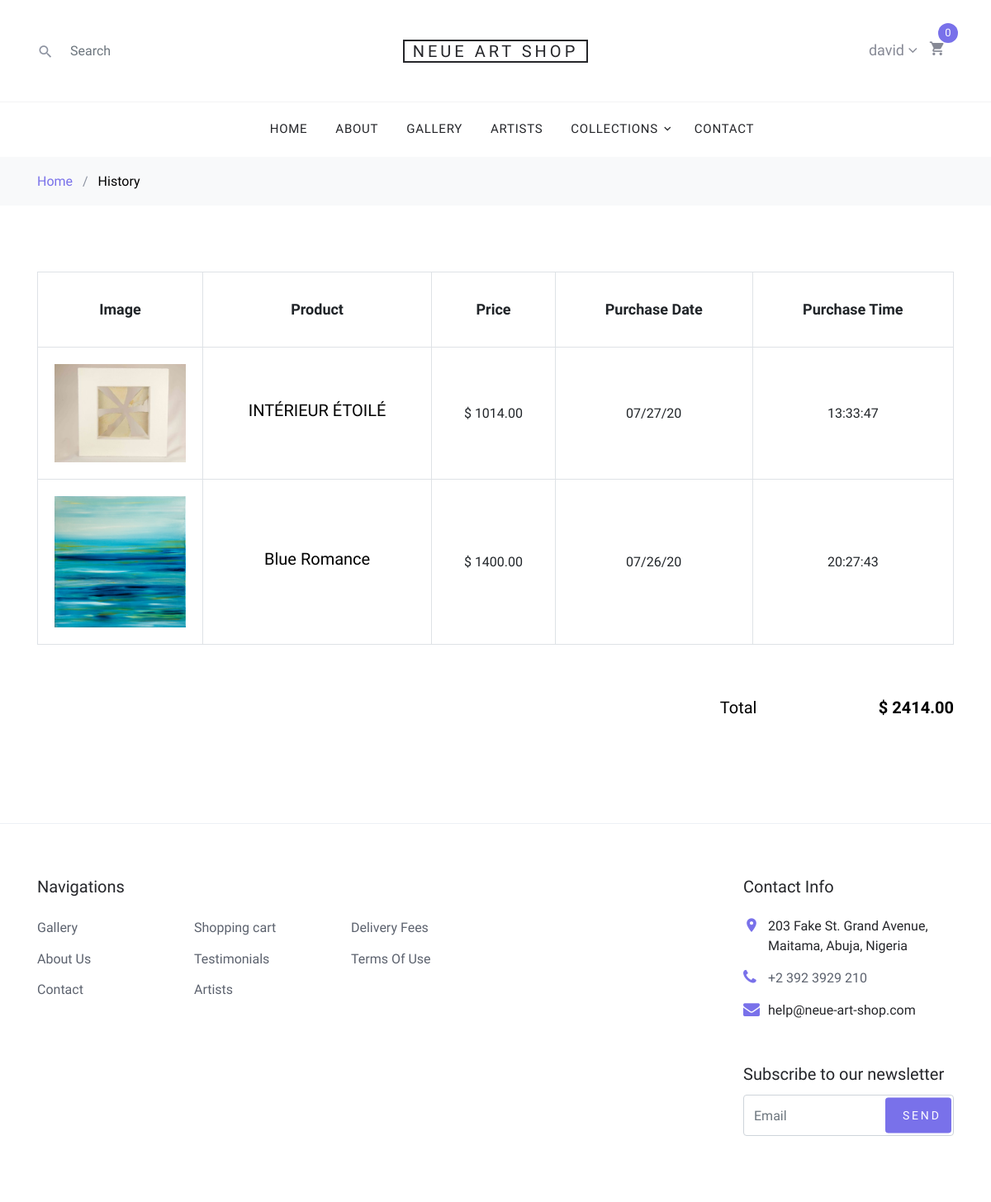
The page /orders/history/ (signed in) on the database its author committed.
### users/models.py (models this page shows)
class CustomUser(AbstractUser):
    state = models.CharField(max_length=50)
    country = models.CharField(default='Nigeria', max_length=100)
    is_an_artist = models.BooleanField(default=False)
    avatar = models.ImageField(upload_to='avatar/%Y/%m/%d',
                               blank=True)

### shop/models.py (models this page shows, shortened)
class Product(models.Model):
    name = models.CharField(max_length=200, db_index=True)
    slug = models.SlugField(max_length=200, db_index=True)
    description = models.TextField(blank=False)
    category = models.ForeignKey(Category,
                                 related_name='products',
                                 on_delete=models.CASCADE)
    image = models.ImageField(upload_to='products/%Y/%m/%d',
                              blank=True)
    price = models.DecimalField(max_digits=10, decimal_places=2)
    available = models.BooleanField(default=True)
    created = models.DateTimeField(auto_now_add=True)
    updated = models.DateTimeField(auto_now=True)
    owner = models.ForeignKey(settings.AUTH_USER_MODEL, on_delete=models.CASCADE)
    average_rating = models.IntegerField(default=0, validators=[MinValueValidator(0),
                                                                MaxValueValidator(5)])
    class Meta:
        ordering = ('name',)
        index_together = (('id', 'slug'),)

### orders/models.py (models this page shows, shortened)
class OrderItem(models.Model):
    order = models.ForeignKey(Order,
                              related_name='items',
                              on_delete=models.CASCADE)
    product = models.ForeignKey(Product,
                                related_name='order_items',
                                on_delete=models.CASCADE)
    price = models.DecimalField(max_digits=10, decimal_places=2)
    quantity = models.PositiveIntegerField(default=1)
    def get_cost(self):
        return self.price * self.quantity

### orders/views.py (the view)
# urls.py: path('history/', views.order_history, name='order_history'),
def order_history(request):
    if request.user.is_authenticated:
        username = request.user.username
        saved_orders = Order.objects.filter(owner=request.user)
        items = []
        total = 0
        for order in saved_orders:
            update_date = order.updated.date().strftime('%D')
            update_time = order.updated.time().strftime('%T')
            for item in OrderItem.objects.filter(order=order):
                total += item.get_cost()
                items.append({'name': item.product.name,
                              'price': item.price,
                              'quantity': item.quantity,
                              'total_price': item.get_cost(),
                              'image': item.product.image.url,
                              'update_time': update_time,
                              'update_date': update_date,
                              'username': username})
        return render(request,
                      'orders/order/order_history.html',
                      {'items': items,
                       'total_amount': total})
    else:
        return HttpResponse({}, status=401)

### templates/orders/order/order_history.html (shortened to what this page needs)
{% extends "shop/base.html" %}
{% load static %}
{% block navbar %}
    <li><a href="{% url 'shop:home_page' %}">Home</a></li>
    <li><a href="{% url 'shop:home_page' %}#about">About</a></li>
    <li><a href="{% url 'shop:product_list' %}">Gallery</a></li>
    <li><a href="{% url 'shop:artist_list_page' %}">Artists</a></li>
    <li class="has-children">
        <a href="#">Collections</a>
    </li>
    <li><a href="/contact/">Contact</a></li>
{% endblock %}
{% block content %}
    <div class="site-wrap">
        <div class="bg-light py-3">
            <div class="container">
                <div class="row">
                    <div class="col-md-12 mb-0">
                        <a href="/">Home</a>
                        <span class="mx-2 mb-0">/</span>
                        <strong class="text-black">History</strong>
                    </div>
                </div>
            </div>
        </div>
        <div class="site-section">
            <div class="container">
                <div class="row mb-5">
                    <div class="col-md-12">
                        <div class="site-blocks-table">
                            <table class="table table-bordered">
                                <thead>
                                <tr>
                                    <th class="product-thumbnail">Image</th>
                                    <th class="product-name">Product</th>
                                    <th class="product-price">Price</th>
                                    <th class="product-purchase-date">Purchase Date</th>
                                    <th class="product-purchase-time">Purchase Time</th>
                                </tr>
                                </thead>
                                <tbody>
                                {% for item in items %}
                                    <tr>
                                        <td class="product-thumbnail">
                                            <img src="{% if item.image %}{{ item.image }}
                                                    {% else %}{% static "img/no_image.png" %}{% endif %}"
                                                 alt="Image" class="img-fluid">
                                        </td>
                                        <td class="product-name">
                                            <h2 class="h5 text-black">{{ item.name }}</h2>
                                        </td>
                                        <td>$ {{ item.price }}</td>
                                        <td>{{ item.update_date }}</td>
                                        <td>{{ item.update_time }}</td>
                                    </tr>
                                {% endfor %}
                                </tbody>
                            </table>
                        </div>
                    </div>
                </div>
                <div class="row">
                    <div class="col-md-6">
                    </div>
                    <div class="col-md-6 pl-5">
                        <div class="row justify-content-end">
                            <div class="col-md-7">
                                <div class="row mb-5 h5">
                                    <div class="col-md-6">
                                        <span class="text-black">Total</span>
                                    </div>
                                    <div class="col-md-6 text-right">
                                        <strong class="text-black">
                                            $ {{ total_amount }}
                                        </strong>
                                    </div>
                                </div>
                            </div>
                        </div>
                    </div>
                </div>
            </div>
        </div>
    </div>
{% endblock %}

### templates/shop/base.html (shortened to what this page needs)
{% load static %}
<!DOCTYPE html>
<html lang="en">
<head>
    <link rel="stylesheet" href="{% static 'resources/fonts/icomoon/style.css' %}" type="text/css">
    <link rel="stylesheet" href="{% static 'css/font-awesome.min.css' %}" type="text/css">
    <link rel="stylesheet" href="{% static 'resources/css/bootstrap.min.css' %}" type="text/css">
    <link rel="stylesheet" href="{% static 'resources/css/magnific-popup.css' %}" type="text/css">
    <link rel="stylesheet" href="{% static 'resources/css/jquery-ui.css' %}" type="text/css">
    <link rel="stylesheet" href="{% static 'resources/css/owl.carousel.min.css' %}" type="text/css">
    <link rel="stylesheet" href="{% static 'resources/css/owl.theme.default.min.css' %}" type="text/css">
    <link rel="stylesheet" href="{% static 'resources/css/aos.css' %}" type="text/css">
    <link rel="stylesheet" href="{% static 'resources/css/style.css' %}" type="text/css">
</head>
<body>
<div class="site-wrap">
    <header class="site-navbar" role="banner">
        <div class="site-navbar-top">
            <div class="container">
                <div class="row align-items-center">
                    <div class="col-6 col-md-4 order-2 order-md-1 site-search-icon text-left">
                        <form action="{% url 'shop:search_page' %}" method="get" class="site-block-top-search">
                            <span class="icon icon-search2"></span>
                            {% if search_phrase %}
                                <input type="text" class="form-control border-0" value="{{ search_phrase }}"
                                       name="keyword">
                            {% else %}
                                <input type="text" class="form-control border-0" name="keyword" placeholder="Search">
                            {% endif %}
                        </form>
                    </div>
                    <div class="col-12 mb-3 mb-md-0 col-md-4 order-1 order-md-2 text-center">
                        <div class="site-logo">
                            <a href="/" class="js-logo-clone">Neue Art Shop</a>
                        </div>
                    </div>
                    <div class="col-6 col-md-4 order-3 order-md-3 text-right">
                        <div class="site-top-icons">
                            <ul>
                                <li>
                                    {% if request.user.username %}
                                        <div class="dropdown show">
                                            <a class="" href="#" role="button"
                                               id="dropdownMenuLink" data-toggle="dropdown" aria-haspopup="true"
                                               aria-expanded="false" style="font-size: 18px">
                                                {{ request.user.username }} <i class="fa fa-angle-down"></i>
                                            </a>
                                        </div>
                                    {% else %}
                                        <a href="/accounts/login/">
                                            <span class="icon icon-person"></span>
                                        </a>
                                    {% endif %}
                                </li>
                                {% with total_items=cart|length %}
                                    <li>
                                        <a href="{% url "cart:cart_detail" %}" class="site-cart">
                                            <span class="icon icon-shopping_cart"></span>
                                            <span class="count">{{ total_items }}</span>
                                        </a>
                                    </li>
                                {% endwith %}
                            </ul>
                        </div>
                    </div>
                </div>
            </div>
        </div>
        <nav class="site-navigation text-right text-md-center" role="navigation">
            <div class="container">
                <ul class="site-menu js-clone-nav d-none d-md-block">
                    {% block navbar %}
                    {% endblock %}
                </ul>
            </div>
        </nav>
    </header>
    {% block content %}
    {% endblock %}
    <footer class="site-footer border-top bg-white">
        <div class="container">
            <div class="row">
                <div class="col-lg-6 mb-5 mb-lg-0">
                    <div class="row">
                        <div class="col-md-12">
                            <h3 class="footer-heading mb-4">Navigations</h3>
                        </div>
                        <div class="col-md-6 col-lg-4">
                            <ul class="list-unstyled">
                                <li><a href="{% url 'shop:product_list' %}">Gallery</a></li>
                                <li><a href="{% url 'shop:home_page' %}#about">About Us</a></li>
                                <li><a href="{% url 'shop:contact_page' %}">Contact</a></li>
                            </ul>
                        </div>
                        <div class="col-md-6 col-lg-4">
                            <ul class="list-unstyled">
                                <li><a href="{% url "cart:cart_detail" %}">Shopping cart</a></li>
                                <li><a href="{% url 'shop:home_page' %}#testimonial">Testimonials</a></li>
                                <li><a href="{% url 'shop:artist_list_page' %}">Artists</a></li>
                            </ul>
                        </div>
                        <div class="col-md-6 col-lg-4">
                            <ul class="list-unstyled">
                                <li><a href="/delivery/">Delivery Fees</a></li>
                                <li><a href="/terms-of-use/">Terms Of Use</a></li>
                            </ul>
                        </div>
                    </div>
                </div>
                <div class="col-md-6 col-lg-3 mb-4 mb-lg-0">
                </div>
                <div class="col-md-6 col-lg-3">
                    <div class="block-5 mb-5">
                        <h3 class="footer-heading mb-4">Contact Info</h3>
                        <ul class="list-unstyled">
                            <li class="address">203 Fake St. Grand Avenue, Maitama, Abuja, Nigeria</li>
                            <li class="phone"><a href="tel://23923929210">+2 392 3929 210</a></li>
                            <li class="email">help@neue-art-shop.com</li>
                        </ul>
                    </div>
                    <div class="block-7">
                        <form action="/newsletter/add/" method="post">
                            <label for="email_subscribe" class="footer-heading">
                                Subscribe to our newsletter
                            </label>
                            <div class="form-group">
                                <input type="text" class="form-control py-4" id="id_email_address"
                                       name="email_address" placeholder="Email">
                                <input type="submit" class="btn btn-sm btn-primary" value="Send">
                            </div>
                        </form>
                    </div>
                </div>
            </div>
        </div>
    </footer>
</div>
</body>
</html>

### rows shown on the page
CustomUser: user.username "david"
Product: name "INTÉRIEUR ÉTOILÉ"
OrderItem: price "1014.00"
Product: name "Blue Romance"
OrderItem: price "1400.00"

### other values the page prints
{{ total_items }} "0"
{{ item.update_date }} "07/27/20" "07/26/20"
{{ item.update_time }} "13:33:47" "20:27:43"
{{ total_amount }} "2414.00"
